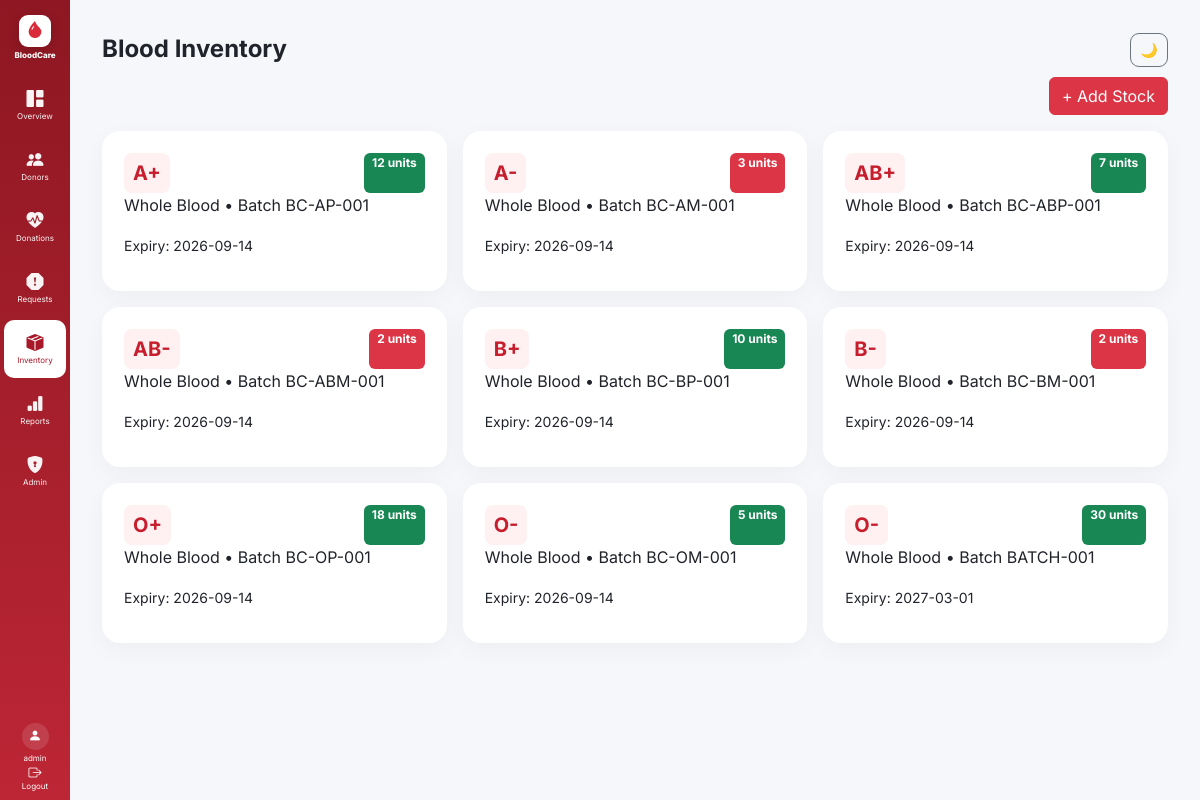
Screenshot of /inventory/ (signed in) with the database file from the repository.
### app/models/models.py (models this page shows, shortened)
class User(UserMixin, db.Model):
    id = db.Column(db.Integer, primary_key=True)
    username = db.Column(db.String(80), unique=True, nullable=False)
    password_hash = db.Column(db.String(255), nullable=False)
    role = db.Column(db.String(20), default="viewer")
    active = db.Column(db.Boolean, default=True)

class Inventory(db.Model):
    id = db.Column(db.Integer, primary_key=True)
    blood_group = db.Column(db.String(5), nullable=False)
    component = db.Column(db.String(40), default="Whole Blood")
    units = db.Column(db.Integer, default=0)
    expiry_date = db.Column(db.Date, nullable=True)
    batch_code = db.Column(db.String(50), default="")

### app/routes/inventory.py (the view)
@inventory_bp.get("/")
@login_required
def list_inventory():
    rows=Inventory.query.order_by(Inventory.blood_group).all()
    return render_template("inventory.html", inventory=rows, today=date.today())

### app/models/models.py (called while the page is built)
@login_manager.user_loader
def load_user(user_id):
    return User.query.get(int(user_id))

### app/templates/inventory.html
{% extends "base.html" %}{% block heading %}Blood Inventory{% endblock %}{% block content %}<div class="d-flex justify-content-end mb-3"><a class="btn btn-danger" href="/inventory/add">+ Add Stock</a></div><div class="row g-3">{% for x in inventory %}<div class="col-md-6 col-xl-4"><div class="panel inventory"><div class="d-flex justify-content-between"><span class="blood large">{{x.blood_group}}</span><span class="badge {% if x.units<=3 %}bg-danger{% else %}bg-success{% endif %}">{{x.units}} units</span></div><p>{{x.component}} • Batch {{x.batch_code}}</p><small>Expiry: {{x.expiry_date or 'Not set'}}</small></div></div>{% else %}<div class="panel">No inventory records.</div>{% endfor %}</div>{% endblock %}

### app/templates/base.html (shortened to what this page needs)
<!doctype html>
<html lang="en">
<head>
    <link
        href="https://cdn.jsdelivr.net/npm/bootstrap@5.3.3/dist/css/bootstrap.min.css"
        rel="stylesheet"
    >
    <link
        href="https://cdn.jsdelivr.net/npm/bootstrap-icons@1.11.3/font/bootstrap-icons.css"
        rel="stylesheet"
    >
    <link
        rel="stylesheet"
        href="{{ url_for('static', filename='css/style.css') }}?v=2"
    >
</head>
<body>
<aside class="sidebar">
    <div class="brand">
        <div class="brand-logo">
            <i class="bi bi-droplet-fill"></i>
        </div>
        <span>BloodCare</span>
    </div>
    <nav class="sidebar-menu">
        <a
            href="/"
            class="sidebar-item {% if request.path == '/' %}active{% endif %}"
        >
            <i class="bi bi-grid-1x2-fill"></i>
            <span>Overview</span>
        </a>
        <a
            href="/donors"
            class="sidebar-item {% if request.path.startswith('/donors') %}active{% endif %}"
        >
            <i class="bi bi-people-fill"></i>
            <span>Donors</span>
        </a>
        <a
            href="/donations"
            class="sidebar-item {% if request.path.startswith('/donations') %}active{% endif %}"
        >
            <i class="bi bi-heart-pulse-fill"></i>
            <span>Donations</span>
        </a>
        <a
            href="/requests"
            class="sidebar-item {% if request.path.startswith('/requests') %}active{% endif %}"
        >
            <i class="bi bi-exclamation-octagon-fill"></i>
            <span>Requests</span>
        </a>
        <a
            href="/inventory"
            class="sidebar-item {% if request.path.startswith('/inventory') %}active{% endif %}"
        >
            <i class="bi bi-box-seam-fill"></i>
            <span>Inventory</span>
        </a>
        <a
            href="/reports/donors.csv"
            class="sidebar-item"
        >
            <i class="bi bi-bar-chart-fill"></i>
            <span>Reports</span>
        </a>
        {% if current_user.is_authenticated and current_user.role == "admin" %}
        <a
            href="/admin"
            class="sidebar-item {% if request.path.startswith('/admin') %}active{% endif %}"
        >
            <i class="bi bi-shield-lock-fill"></i>
            <span>Admin</span>
        </a>
        {% endif %}
    </nav>
    <div class="sidebar-user">
        <div class="user-avatar">
            <i class="bi bi-person-fill"></i>
        </div>
        <span class="username">
            {{ current_user.username }}
        </span>
        <a
            href="/logout"
            class="logout"
        >
            <i class="bi bi-box-arrow-right"></i>
            <span>Logout</span>
        </a>
    </div>
</aside>
<main class="content">
    <div class="topbar">
        <h4 class="mb-0">
            {% block heading %}{% endblock %}
        </h4>
        <button
            id="theme"
            class="btn btn-sm btn-outline-secondary"
            type="button"
            title="Toggle dark mode"
        >
        </button>
    </div>
    {% block content %}
    {% endblock %}
</main>
</body>
</html>

### app/static/css/style.css (style rules this page uses)
:root { --red:#e63946; --red-dark:#a71929; --dark:#161a1d; --bg:#f5f7fb; --white:#ffffff; --text:#20242a; --muted:#777; --border:#e4e7eb; }
* { box-sizing:border-box; }
html { scroll-behavior:smooth; }
body { margin:0; font-family:Inter,Arial,sans-serif; background:var(--bg); color:var(--text); transition:background .25s ease,color .25s ease; }
.sidebar { position:fixed; inset:0 auto 0 0; width:70px; background:linear-gradient(180deg,#8d1722,#bd2635); color:#fff; padding:10px 4px; display:flex; flex-direction:column; align-items:center; gap:5px; overflow-y:auto; overflow-x:hidden; z-index:1000; transition: background .3s ease, width .3s ease; }
.brand { width:62px; display:flex !important; flex-direction:column !important; align-items:center !important; justify-content:center !important; gap:4px !important; padding:5px 0 12px !important; color:#fff !important; text-decoration:none !important; flex-shrink:0; }
.brand-logo { width:32px; height:32px; border-radius:9px; background:#fff; color:#d92b3a; display:grid; place-items:center; font-size:17px; box-shadow:0 4px 12px #0002; }
.brand span { color:#fff; font-size:8px; font-weight:800; line-height:1; }
.sidebar-menu { width:100%; display:flex; flex-direction:column; align-items:center; gap:3px; }
.sidebar-item { width:62px !important; min-width:62px !important; height:58px !important; display:flex !important; flex-direction:column !important; align-items:center !important; justify-content:center !important; gap:5px !important; padding:4px 2px !important; margin:0 !important; border-radius:10px !important; color:#fff !important; text-decoration:none !important; font-size:8px !important; line-height:1 !important; opacity:.95; transition: background .2s ease, color .2s ease, transform .2s ease; flex-shrink:0; }
.sidebar-item i { width:auto !important; font-size:17px !important; line-height:1 !important; display:block !important; }
.sidebar-item span { display:block !important; font-size:8px !important; line-height:1 !important; text-align:center !important; white-space:nowrap !important; }
.sidebar-item.active { background:#fff !important; color:#a71929 !important; opacity:1; }
.sidebar-item.active i, .sidebar-item.active span { color:#a71929 !important; }
.sidebar-user { width:100%; margin-top:auto; display:flex; flex-direction:column; align-items:center; gap:4px; padding-top:8px; }
.user-avatar { width:27px; height:27px; border-radius:50%; background:#ffffff20; color:#fff; display:grid; place-items:center; font-size:13px; }
.username { color:#fff; font-size:8px; line-height:1; max-width:60px; overflow:hidden; text-overflow:ellipsis; white-space:nowrap; }
.logout { width:62px; display:flex !important; flex-direction:column !important; align-items:center !important; justify-content:center !important; gap:3px; color:#fff !important; text-decoration:none !important; font-size:8px !important; line-height:1; }
.logout i { font-size:13px; line-height:1; }
.content { margin-left:70px !important; min-height:100vh; padding:22px 32px; transition: background .3s ease, color .3s ease; }
.topbar { height:55px; display:flex; align-items:center; justify-content:space-between; color:#20242a; }
.topbar h4 { font-weight:700; }
#theme { width:38px; height:34px; display:grid; place-items:center; border-radius:9px; }
.panel { background:#fff; border-radius:18px; padding:22px; box-shadow:0 7px 25px #0000000a; transition: background .25s ease, color .25s ease; }
.blood { display:inline-block; background:#fff0f1; color:#c61e2d; border-radius:8px; padding:5px 9px; font-weight:700; }
.blood.large { font-size:20px; }
.inventory { min-height:160px; }
button, a { -webkit-tap-highlight-color:transparent; }

### rows the page displays
User: username "admin"
Inventory: blood_group "A+", units "12", component "Whole Blood", batch_code "BC-AP-001", expiry_date "2026-09-14"
Inventory: blood_group "A-", units "3", component "Whole Blood", batch_code "BC-AM-001", expiry_date "2026-09-14"
Inventory: blood_group "AB+", units "7", component "Whole Blood", batch_code "BC-ABP-001", expiry_date "2026-09-14"
Inventory: blood_group "AB-", units "2", component "Whole Blood", batch_code "BC-ABM-001", expiry_date "2026-09-14"
Inventory: blood_group "B+", units "10", component "Whole Blood", batch_code "BC-BP-001", expiry_date "2026-09-14"
Inventory: blood_group "B-", units "2", component "Whole Blood", batch_code "BC-BM-001", expiry_date "2026-09-14"
Inventory: blood_group "O+", units "18", component "Whole Blood", batch_code "BC-OP-001", expiry_date "2026-09-14"
Inventory: blood_group "O-", units "5", component "Whole Blood", batch_code "BC-OM-001", expiry_date "2026-09-14"
Inventory: blood_group "O-", units "30", component "Whole Blood", batch_code "BATCH-001", expiry_date "2027-03-01"
